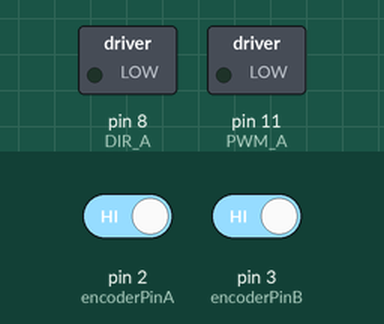
This sketch was run on a simulated Arduino Uno, built with avr-gcc and run on an emulated ATmega328P. Shown: switched loads named in the sketch (green lamp = pin HIGH). Dashed ring = blinking. The test bench sets the inputs (shaded band); at power-on: pin 2 (encoderPinA) HIGH, pin 3 (encoderPinB) HIGH. What the sketch prints to the serial monitor is not drawn.

Above: at 0.5 s.
Timing chart, 0 to 4.6 s (numbered marks = the images above):
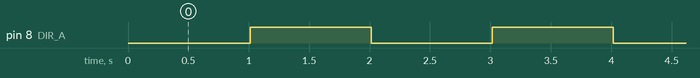

Measured:
- by itself, pin 8 (DIR_A): alternates HIGH for 1.0 s and LOW for 1.0 s, 14 changes in all, then stays LOW

The sketch:

Lab3.ino
```cpp
#define encoder0PinA 7
#define encoder0PinB 4

#include "Timer.h"
#include "math.h"


//PARAMETERS
const double K = 43.7;     // insert your K value here
const double Ti = 0.0863;    // insert your Ti value here
const double a = 0.788;     // insert your a value here
const double b = 5.5;     // insert your b value here
const double Freq = 0.5; // Hz
const double VelocityAmplitude = 0.2;

// DO NOT EDIT BELOW THIS LINE ------------------------------------------------------
// INITIALIZATIONS

#define USE_VELOCITY_OBSERVER  1

//timer
Timer t;

//Convert continuous time model to discrete time model
const double T_sample = 5; //ms
const double T = T_sample/1000; //seconds

//Discrete A matrix
const double a11 = 1;
const double a12 = (1-exp(-b*T))/b;
const double a21 = 0;
const double a22 = exp(-b*T);

// Discrete B matrix
const double b1 = a*(T - (1-exp(-b*T))/b)/b;
const double b2 = a*(1-exp(-b*T))/b;

//Observer poles
const double lp1 = 0.1;
const double lp2 = 0.1;

//Observer gains
const double L_1 = (lp1+lp2) + a22 + 1;
const double L_2 = (lp1*lp2 - a22*(1 - L_1))/a12;

//Hardware constants
//encoder clicks to position constant
double K_encoder = 2.2749*0.00001;

//Motor
const int PWM_A   = 11;
const int DIR_A   = 8;

//Encoder
enum PinAssignments {
  encoderPinA = 2,
  encoderPinB = 3,
};

//Data transfer rate
const int Tplot = 10;

// Experiment Time
const int T_exp = 15000 + 5*Tplot;


//Variables
double ref;
double C = (T*K)/(2*Ti);
double u_1 = 0;
double e_1 = 0;
double e = 0;

volatile int encoderPos = 0;
int lastReportedPos = 1;
boolean A_set = false;
boolean B_set = false;

//Total elapsed time
double T_tot = 0;

//Motor Command

//Motor computed duty cycle
int Duty_cycle;

//Initial controller's value
double u = 0;

//Observer initial states
double x_old_1 = 0.0;
double x_new_1 = 0.0;
double x_old_2 = 0;
double x_new_2 = 0;

//Timer event IDs, for stopping later
int take_reading_event_ID = -1;
int plot_event_ID = -1;

void setup() {
  // initialize encoder
  pinMode(encoderPinA, INPUT);
  pinMode(encoderPinB, INPUT);
  digitalWrite(encoderPinA, HIGH);  // turn on pullup resistor
  digitalWrite(encoderPinB, HIGH);  // turn on pullup resistor
  attachInterrupt(0, doEncoderA, CHANGE);
  attachInterrupt(1, doEncoderB, CHANGE);

  // initialize output to serial port
  Serial.begin(28800);

  // set motor pins
  pinMode(PWM_A, OUTPUT);
  pinMode(DIR_A, OUTPUT);

  // clock setup
  TCCR1A = _BV(COM1A1) | _BV(WGM21) | _BV(WGM20);
  TCCR1B = _BV(CS10);
  OCR1A = 0;// up to 1024 PIN 9

  // Perform takeReading every T_sample ms
  take_reading_event_ID = t.every(T_sample, takeReading);
  // Perform Plot every Tplot ms
  plot_event_ID = t.every(Tplot, Plot);
  // Perform doAfter after T_exp ms
  t.after(T_exp, doAfter);
}


void loop(){
  // Update the direction of motor based on the sign of Duty_cycle
  if (Duty_cycle>0){
    digitalWrite(DIR_A,HIGH);
    OCR1A = Duty_cycle;
  }

  if (Duty_cycle<=0){
    digitalWrite(DIR_A,LOW);
    OCR1A = -Duty_cycle ;
  }

  // Update timer
  t.update();
}


// control input computation
void takeReading(){

  // Total Time update
  T_tot = T_tot+T; //second

  #if USE_VELOCITY_OBSERVER
    // Update observer state
    // Observer still subject to inexplicable bias
    x_new_1 =  (a11*x_old_1 + a12*x_old_2 + b1*u - L_1*(x_old_1 - encoderPos*K_encoder));
    x_new_2 =  (a21*x_old_1 + a22*x_old_2 + b2*u - L_2*(x_old_1 - encoderPos*K_encoder));
  #else
    // Use raw differentiation; messier and noisier (theoretically), but no bias (confirmed)
    x_new_1 = encoderPos*K_encoder;
    x_new_2 = (x_new_1 - x_old_1)/T;
  #endif

  // Reference square wave signal
  if (sin(2*M_PI*Freq*T_tot)>=0){
    ref = -VelocityAmplitude;
  }
  if (sin(2*M_PI*Freq*T_tot)<0){
    ref = +VelocityAmplitude;
  }

  // Compute new controller output
  e = ref-x_new_2;
  u = K*(e-e_1)+C*(e+e_1)+u_1;

  // Saturation
  if (u>11.75){
    u=11.75;
  }else if (u<-11.75){
    u=-11.75;
  }

  Duty_cycle = round(u/11.75* 1024);

  if (Duty_cycle>512){
    Duty_cycle=512;
  }else if (Duty_cycle<-512){
    Duty_cycle=-512;
  }

  // Update old states of the observer
  x_old_1 = x_new_1;
  x_old_2 = x_new_2;

  e_1 = e;
  u_1 = u;
}


void doAfter(){
  // Turn off motor
  OCR1A = 0;
  Duty_cycle = 0;

  // Stop the other events
  t.stop(take_reading_event_ID);
  t.stop(plot_event_ID);
}


void Plot(){
  Serial.println( encoderPos );
  Serial.println( ref*1000 );
  Serial.println( x_new_2*1000 ); // added due to inexplicable bias in observer state
}


// Interrupt on A changing state
void doEncoderA(){
  // Test transition
  A_set = digitalRead(encoderPinA) == HIGH;
  // and adjust counter + if A leads B
  encoderPos += (A_set != B_set) ? +1 : -1;
}

// Interrupt on B changing state
void doEncoderB(){
  // Test transition
  B_set = digitalRead(encoderPinB) == HIGH;
  // and adjust counter + if B follows A
  encoderPos += (A_set == B_set) ? +1 : -1;
}
```
